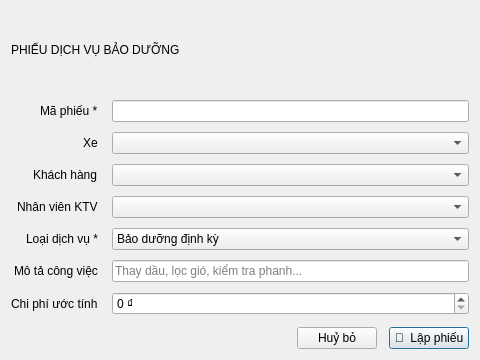
<?xml version="1.0" encoding="UTF-8"?>
<ui version="4.0">
 <class>DichVuDialog</class>
 <widget class="QDialog" name="DichVuDialog">
  <property name="geometry"><rect><x>0</x><y>0</y><width>480</width><height>360</height></rect></property>
  <property name="windowTitle"><string>Lập phiếu dịch vụ bảo dưỡng</string></property>
  <layout class="QVBoxLayout" name="verticalLayout">
   <property name="contentsMargins"><rect><left>24</left><top>20</top><right>24</right><bottom>20</bottom></rect></property>
   <property name="spacing"><number>12</number></property>
   <item><widget class="QLabel" name="lbl_title"><property name="text"><string>PHIẾU DỊCH VỤ BẢO DƯỠNG</string></property><property name="objectName"><string>detail_key_form</string></property></widget></item>
   <item>
    <layout class="QFormLayout" name="formLayout">
     <property name="labelAlignment"><set>Qt::AlignRight|Qt::AlignVCenter</set></property>
     <property name="horizontalSpacing"><number>14</number></property><property name="verticalSpacing"><number>10</number></property>
     <item row="0" column="0"><widget class="QLabel"><property name="text"><string>Mã phiếu *</string></property></widget></item>
     <item row="0" column="1"><widget class="QLineEdit" name="txt_ma_dv"/></item>
     <item row="1" column="0"><widget class="QLabel"><property name="text"><string>Xe</string></property></widget></item>
     <item row="1" column="1"><widget class="QComboBox" name="cbo_xe"/></item>
     <item row="2" column="0"><widget class="QLabel"><property name="text"><string>Khách hàng</string></property></widget></item>
     <item row="2" column="1"><widget class="QComboBox" name="cbo_kh"/></item>
     <item row="3" column="0"><widget class="QLabel"><property name="text"><string>Nhân viên KTV</string></property></widget></item>
     <item row="3" column="1"><widget class="QComboBox" name="cbo_nv"/></item>
     <item row="4" column="0"><widget class="QLabel"><property name="text"><string>Loại dịch vụ *</string></property></widget></item>
     <item row="4" column="1"><widget class="QComboBox" name="cbo_loai"><item><property name="text"><string>Bảo dưỡng định kỳ</string></property></item><item><property name="text"><string>Sửa chữa</string></property></item><item><property name="text"><string>Đăng kiểm</string></property></item><item><property name="text"><string>Khác</string></property></item></widget></item>
     <item row="5" column="0"><widget class="QLabel"><property name="text"><string>Mô tả công việc</string></property></widget></item>
     <item row="5" column="1"><widget class="QLineEdit" name="txt_mo_ta"><property name="placeholderText"><string>Thay dầu, lọc gió, kiểm tra phanh...</string></property></widget></item>
     <item row="6" column="0"><widget class="QLabel"><property name="text"><string>Chi phí ước tính</string></property></widget></item>
   <item row="6" column="1"><widget class="QDoubleSpinBox" name="spin_chi_phi"><property name="maximum"><double>100000000.000000000000000</double></property><property name="singleStep"><double>50000.000000000000000</double></property><property name="decimals"><number>0</number></property><property name="suffix"><string> ₫</string></property></widget></item>
    </layout>
   </item>
   <item>
    <layout class="QHBoxLayout">
     <item><spacer><property name="orientation"><enum>Qt::Horizontal</enum></property><property name="sizeHint" stdset="0"><size><width>40</width><height>20</height></size></property></spacer></item>
     <item><widget class="QPushButton" name="btn_cancel"><property name="text"><string>Huỷ bỏ</string></property></widget></item>
     <item><widget class="QPushButton" name="btn_save"><property name="text"><string>🔧  Lập phiếu</string></property><property name="objectName"><string>btn_add</string></property><property name="default"><bool>true</bool></property></widget></item>
    </layout>
   </item>
  </layout>
 </widget>
 <resources/>
 <connections><connection><sender>btn_cancel</sender><signal>clicked()</signal><receiver>DichVuDialog</receiver><slot>reject()</slot><hints><hint type="sourcelabel"><x>20</x><y>20</y></hint><hint type="destinationlabel"><x>20</x><y>20</y></hint></hints></connection></connections>
</ui>
